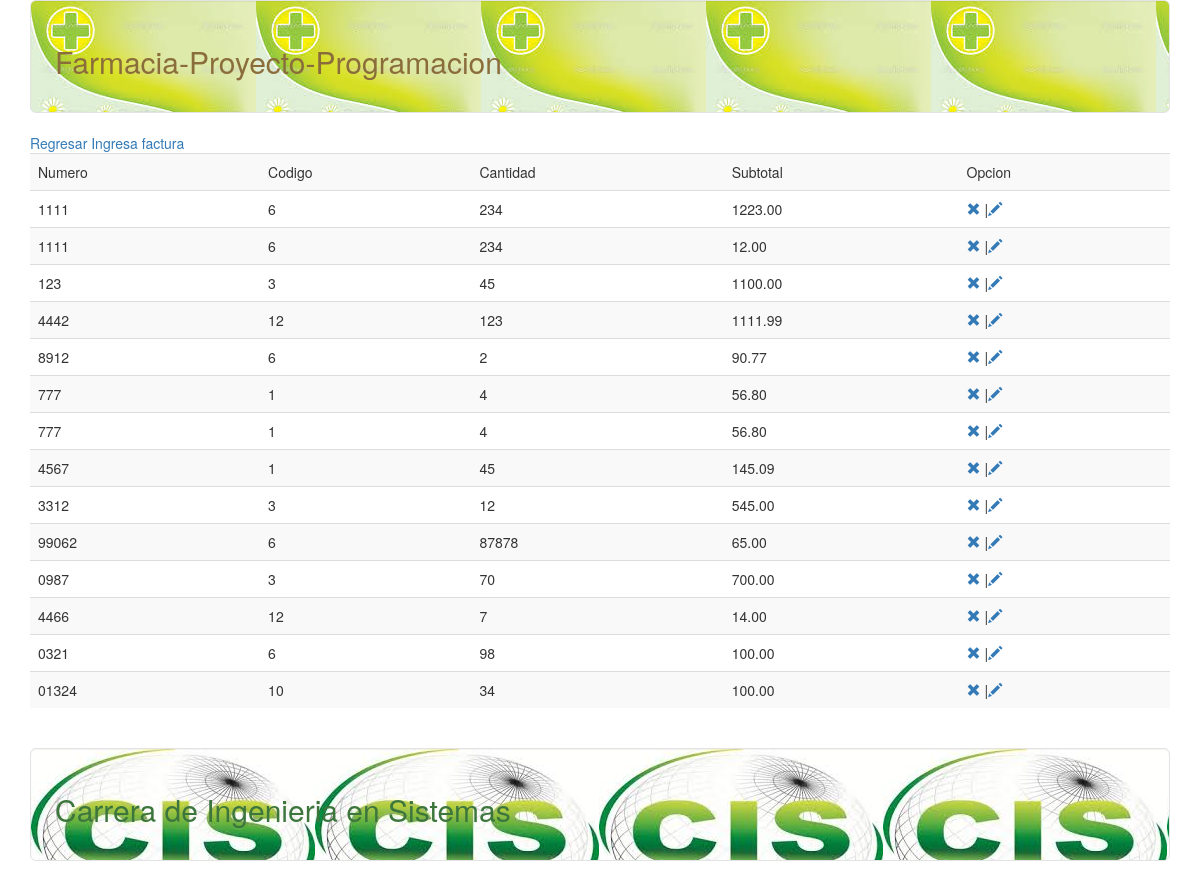
Screenshot of /Farmacia/listaradmin/Ventas/facturas/ (signed in) with the database file from the repository.
### AppFarma/models.py (models this page shows, shortened)
class Factura (models.Model):
	NumF = models.CharField(max_length=30)
	Fecha = models.DateTimeField(auto_now=True,auto_now_add=False)
	CodP = models.ForeignKey(Producto,on_delete=models.CASCADE,default="")
	Cantidad = models.IntegerField()
	Subtotal = models.DecimalField(max_digits=8,decimal_places=2)

class Producto (models.Model):
	Cod = models.CharField(max_length=30)
	Nombre = models.CharField(max_length=50)
	Cantidad = models.IntegerField()
	Descripcion = models.CharField(max_length=30)
	PrecioU = models.DecimalField(max_digits=8,decimal_places=2)
	def __str__(self):
		return self.Cod

### AppFarma/views.py (the view)
@login_required
def listfacturas(request):
	factua=Factura.objects.all()
	context={
		'fact':factua
	}
	return render(request,"viewfact.html",context)

### templates/viewfact.html (shortened to what this page needs)
{% extends "master.html"%}
{%block contenido%}
<div class="container">
	<a href="..">Regresar</a>
	<a href="ing">Ingresa factura</a>
	<div class="table table-responsive">
		<table class ="table table-striped">
			<tr>
				<td>Numero</td>
				<td>Codigo</td>
				<td>Cantidad</td>
				<td>Subtotal</td>
				<td>Opcion</td>
			</tr>
			{%for f in fact%}
			<tr>
				<td>{{f.NumF}}</td>
				<td>{{f.CodP}}</td>
				<td>{{f.Cantidad}}</td>
				<td>{{f.Subtotal}}</td>
				<td><a href="eliminar?CodCompra={{f.CodCompra}}"><span class="glyphicon glyphicon-remove" aria-hidden="true"></span></a>
				|<a href="cambiar?CodCompra={{f.CodCompra}}}}"><span class="glyphicon glyphicon-pencil" aria-hidden="true"></span></a></td>
			</tr>
			{%endfor%}
		</table>
	</div>
</div>
{% endblock %}

### rows the page displays
Factura: NumF "1111", CodP "6", Cantidad "234", Subtotal "1223.00"
Factura: NumF "1111", CodP "6", Cantidad "234", Subtotal "12.00"
Factura: NumF "123", CodP "3", Cantidad "45", Subtotal "1100.00"
Factura: NumF "4442", CodP "12", Cantidad "123", Subtotal "1111.99"
Factura: NumF "8912", CodP "6", Cantidad "2", Subtotal "90.77"
Factura: NumF "777", CodP "1", Cantidad "4", Subtotal "56.80"
Factura: NumF "777", CodP "1", Cantidad "4", Subtotal "56.80"
Factura: NumF "4567", CodP "1", Cantidad "45", Subtotal "145.09"
Factura: NumF "3312", CodP "3", Cantidad "12", Subtotal "545.00"
Factura: NumF "99062", CodP "6", Cantidad "87878", Subtotal "65.00"
Factura: NumF "0987", CodP "3", Cantidad "70", Subtotal "700.00"
Factura: NumF "4466", CodP "12", Cantidad "7", Subtotal "14.00"
Factura: NumF "0321", CodP "6", Cantidad "98", Subtotal "100.00"
Factura: NumF "01324", CodP "10", Cantidad "34", Subtotal "100.00"
